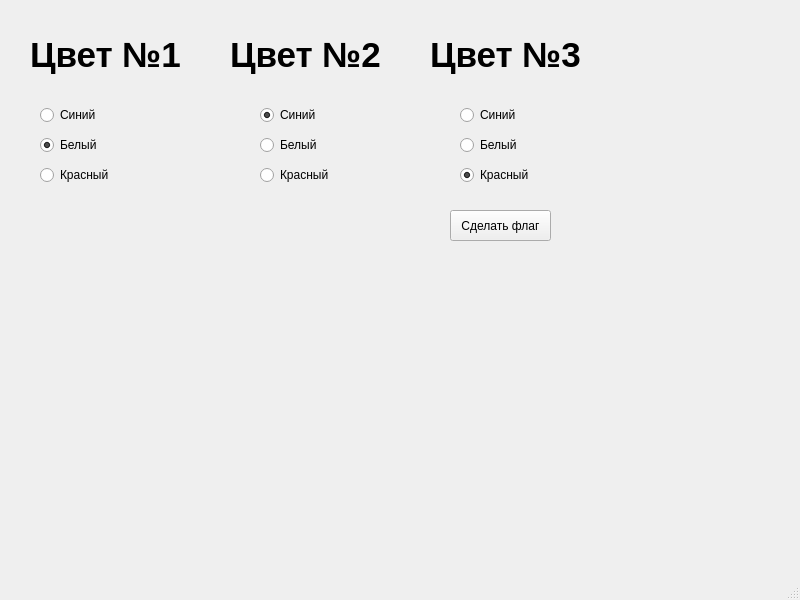
<?xml version="1.0" encoding="UTF-8"?>
<ui version="4.0">
 <class>MainWindow</class>
 <widget class="QMainWindow" name="MainWindow">
  <property name="geometry">
   <rect>
    <x>0</x>
    <y>0</y>
    <width>800</width>
    <height>600</height>
   </rect>
  </property>
  <property name="windowTitle">
   <string>MainWindow</string>
  </property>
  <widget class="QWidget" name="centralwidget">
   <widget class="QLabel" name="label1">
    <property name="geometry">
     <rect>
      <x>30</x>
      <y>20</y>
      <width>170</width>
      <height>70</height>
     </rect>
    </property>
    <property name="font">
     <font>
      <pointsize>26</pointsize>
      <weight>75</weight>
      <bold>true</bold>
     </font>
    </property>
    <property name="text">
     <string>Цвет №1</string>
    </property>
   </widget>
   <widget class="QLabel" name="label2">
    <property name="geometry">
     <rect>
      <x>230</x>
      <y>20</y>
      <width>170</width>
      <height>70</height>
     </rect>
    </property>
    <property name="font">
     <font>
      <pointsize>26</pointsize>
      <weight>75</weight>
      <bold>true</bold>
     </font>
    </property>
    <property name="text">
     <string>Цвет №2</string>
    </property>
   </widget>
   <widget class="QLabel" name="label3">
    <property name="geometry">
     <rect>
      <x>430</x>
      <y>20</y>
      <width>170</width>
      <height>70</height>
     </rect>
    </property>
    <property name="font">
     <font>
      <pointsize>26</pointsize>
      <weight>75</weight>
      <bold>true</bold>
     </font>
    </property>
    <property name="text">
     <string>Цвет №3</string>
    </property>
   </widget>
   <widget class="QRadioButton" name="green1">
    <property name="geometry">
     <rect>
      <x>40</x>
      <y>100</y>
      <width>100</width>
      <height>30</height>
     </rect>
    </property>
    <property name="text">
     <string>Синий</string>
    </property>
    <attribute name="buttonGroup">
     <string notr="true">color1_group</string>
    </attribute>
   </widget>
   <widget class="QRadioButton" name="blue1">
    <property name="geometry">
     <rect>
      <x>40</x>
      <y>130</y>
      <width>100</width>
      <height>30</height>
     </rect>
    </property>
    <property name="text">
     <string>Белый</string>
    </property>
    <property name="checked">
     <bool>true</bool>
    </property>
    <attribute name="buttonGroup">
     <string notr="true">color1_group</string>
    </attribute>
   </widget>
   <widget class="QRadioButton" name="red1">
    <property name="geometry">
     <rect>
      <x>40</x>
      <y>160</y>
      <width>100</width>
      <height>30</height>
     </rect>
    </property>
    <property name="text">
     <string>Красный</string>
    </property>
    <attribute name="buttonGroup">
     <string notr="true">color1_group</string>
    </attribute>
   </widget>
   <widget class="QRadioButton" name="red2">
    <property name="geometry">
     <rect>
      <x>260</x>
      <y>160</y>
      <width>100</width>
      <height>30</height>
     </rect>
    </property>
    <property name="text">
     <string>Красный</string>
    </property>
    <attribute name="buttonGroup">
     <string notr="true">color2_group</string>
    </attribute>
   </widget>
   <widget class="QRadioButton" name="blue2">
    <property name="geometry">
     <rect>
      <x>260</x>
      <y>130</y>
      <width>100</width>
      <height>30</height>
     </rect>
    </property>
    <property name="text">
     <string>Белый</string>
    </property>
    <attribute name="buttonGroup">
     <string notr="true">color2_group</string>
    </attribute>
   </widget>
   <widget class="QRadioButton" name="green2">
    <property name="geometry">
     <rect>
      <x>260</x>
      <y>100</y>
      <width>100</width>
      <height>30</height>
     </rect>
    </property>
    <property name="text">
     <string>Синий</string>
    </property>
    <property name="checked">
     <bool>true</bool>
    </property>
    <attribute name="buttonGroup">
     <string notr="true">color2_group</string>
    </attribute>
   </widget>
   <widget class="QRadioButton" name="red3">
    <property name="geometry">
     <rect>
      <x>460</x>
      <y>160</y>
      <width>100</width>
      <height>30</height>
     </rect>
    </property>
    <property name="text">
     <string>Красный</string>
    </property>
    <property name="checked">
     <bool>true</bool>
    </property>
    <attribute name="buttonGroup">
     <string notr="true">color3_group</string>
    </attribute>
   </widget>
   <widget class="QRadioButton" name="blue3">
    <property name="geometry">
     <rect>
      <x>460</x>
      <y>130</y>
      <width>100</width>
      <height>30</height>
     </rect>
    </property>
    <property name="text">
     <string>Белый</string>
    </property>
    <attribute name="buttonGroup">
     <string notr="true">color3_group</string>
    </attribute>
   </widget>
   <widget class="QRadioButton" name="green3">
    <property name="geometry">
     <rect>
      <x>460</x>
      <y>100</y>
      <width>100</width>
      <height>30</height>
     </rect>
    </property>
    <property name="text">
     <string>Синий</string>
    </property>
    <attribute name="buttonGroup">
     <string notr="true">color3_group</string>
    </attribute>
   </widget>
   <widget class="QLabel" name="result_label">
    <property name="geometry">
     <rect>
      <x>40</x>
      <y>260</y>
      <width>271</width>
      <height>31</height>
     </rect>
    </property>
    <property name="text">
     <string/>
    </property>
   </widget>
   <widget class="QPushButton" name="make_btn">
    <property name="geometry">
     <rect>
      <x>450</x>
      <y>210</y>
      <width>101</width>
      <height>31</height>
     </rect>
    </property>
    <property name="text">
     <string>Сделать флаг</string>
    </property>
   </widget>
  </widget>
  <widget class="QMenuBar" name="menubar">
   <property name="geometry">
    <rect>
     <x>0</x>
     <y>0</y>
     <width>800</width>
     <height>21</height>
    </rect>
   </property>
  </widget>
  <widget class="QStatusBar" name="statusbar"/>
 </widget>
 <resources/>
 <connections/>
 <buttongroups>
  <buttongroup name="color1_group"/>
  <buttongroup name="color2_group"/>
  <buttongroup name="color3_group"/>
 </buttongroups>
</ui>
